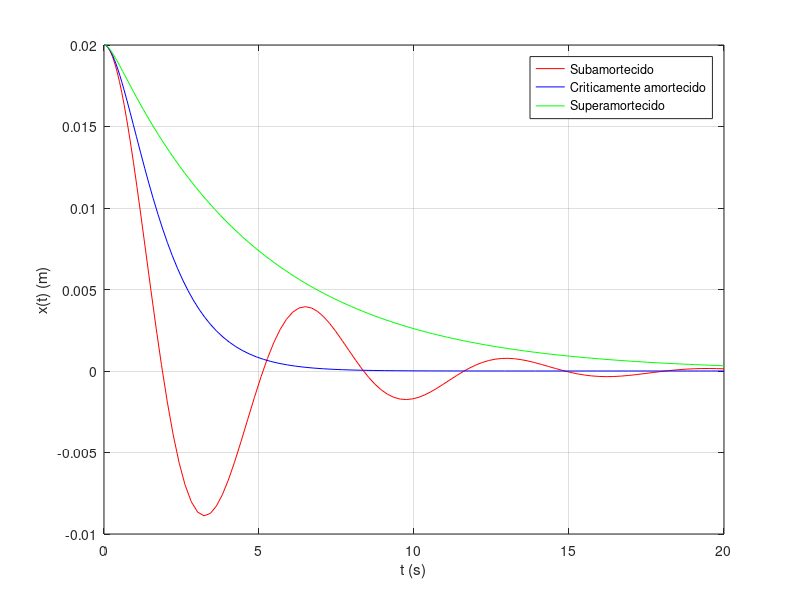

This figure's MATLAB source:
function [tsub, xsub, tcrit, xcrit, tsup, xsup] = RA232488_L12_01()
    
    clc; clear; close all force;
    
    m = 40;
    c_sub = 20;
    c_crit = 80;
    c_super = 200;
    k = 40;

    v0 = 0;
    x0 = 20 * 10^-3;
    
    tspan = [0 20]; 
    u0 = [x0; v0];

    f_sub = @(t, y) [y(2); -(c_sub/m) * y(2) - (k/m) * y(1)];
    f_crit = @(t, y) [y(2); -(c_crit/m) * y(2) - (k/m) * y(1)];
    f_super = @(t, y) [y(2); -(c_super/m) * y(2) - (k/m) * y(1)];

    [tsub, xsub] = ode45(f_sub, tspan, u0);
    [tcrit, xcrit] = ode45(f_crit, tspan, u0);
    [tsup, xsup] = ode45(f_super, tspan, u0);

    plot(tsub, xsub(:,1), 'r', tcrit, xcrit(:,1), 'b', tsup, xsup(:,1), 'g');
    legend('Subamortecido', 'Criticamente amortecido', 'Superamortecido');

    xlabel("t (s)");
    ylabel("x(t) (m)");
    grid on;

end